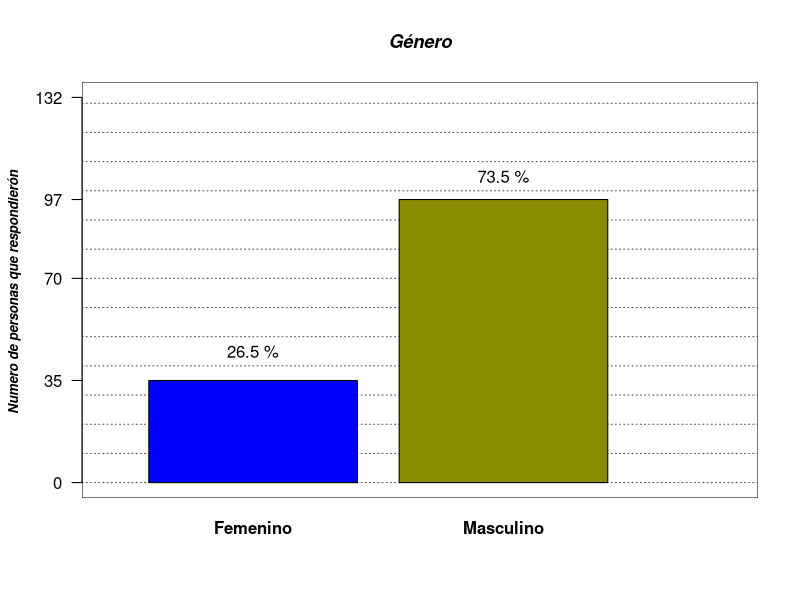
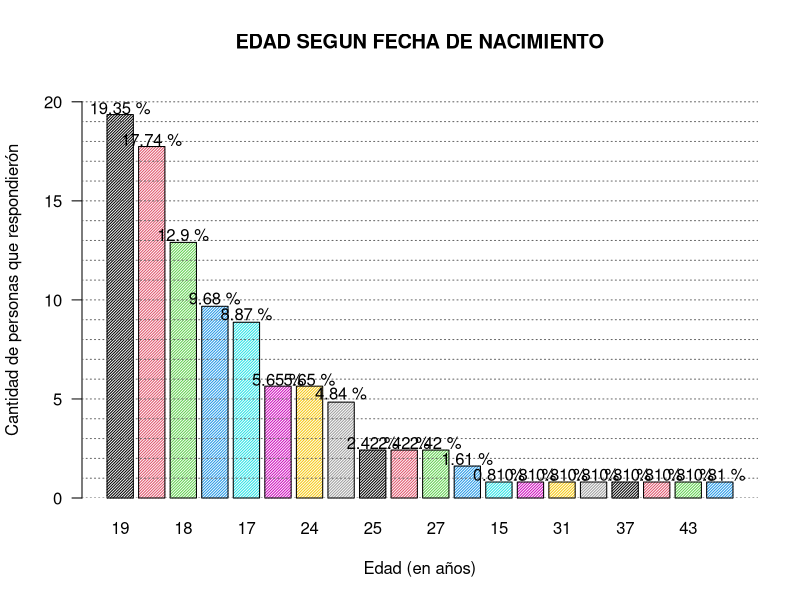
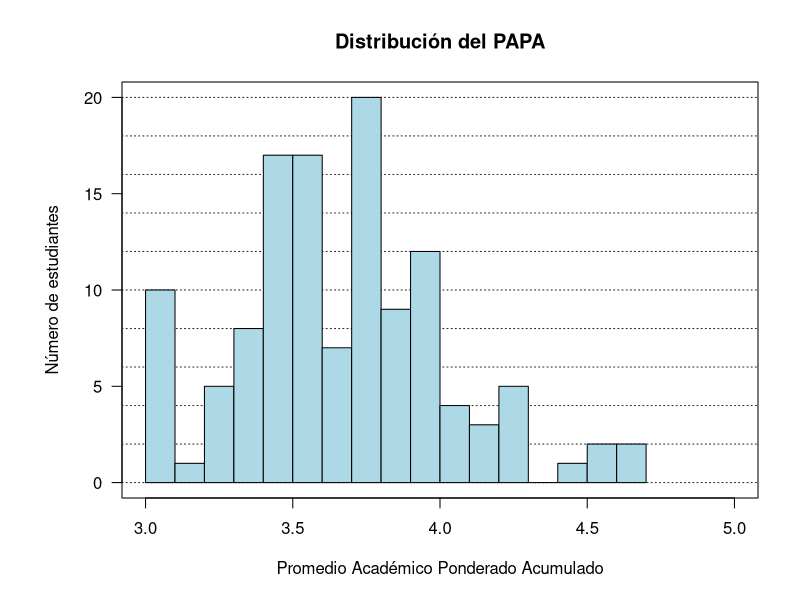
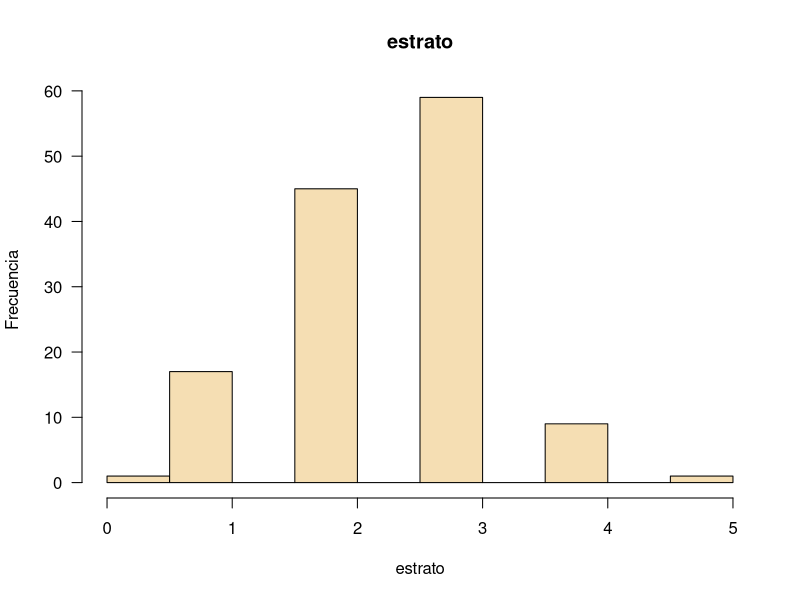
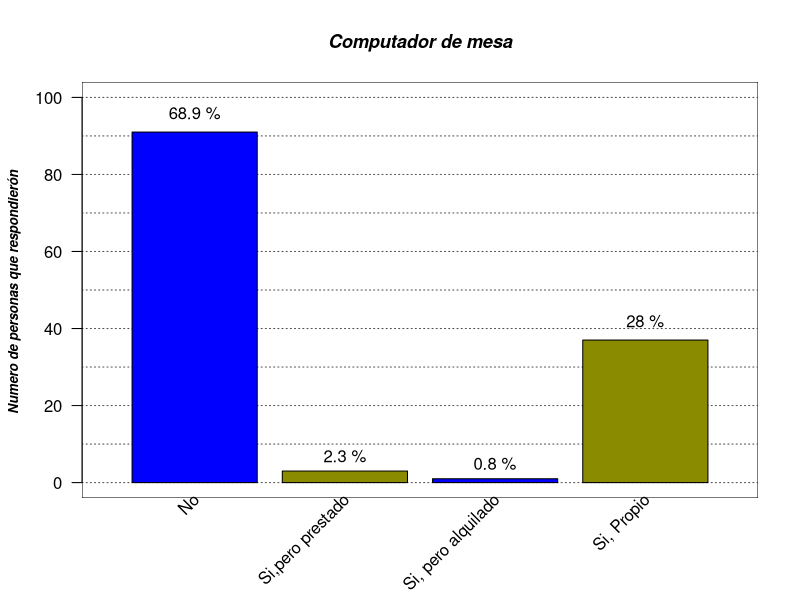
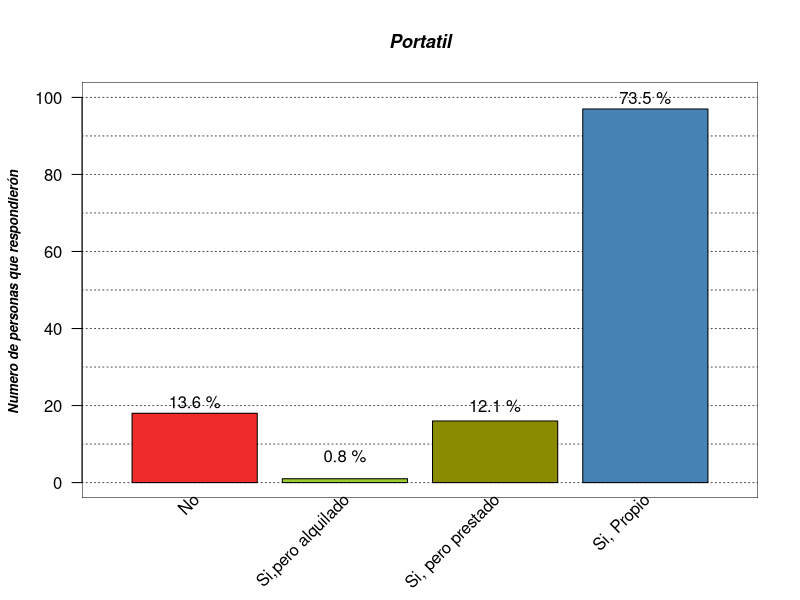
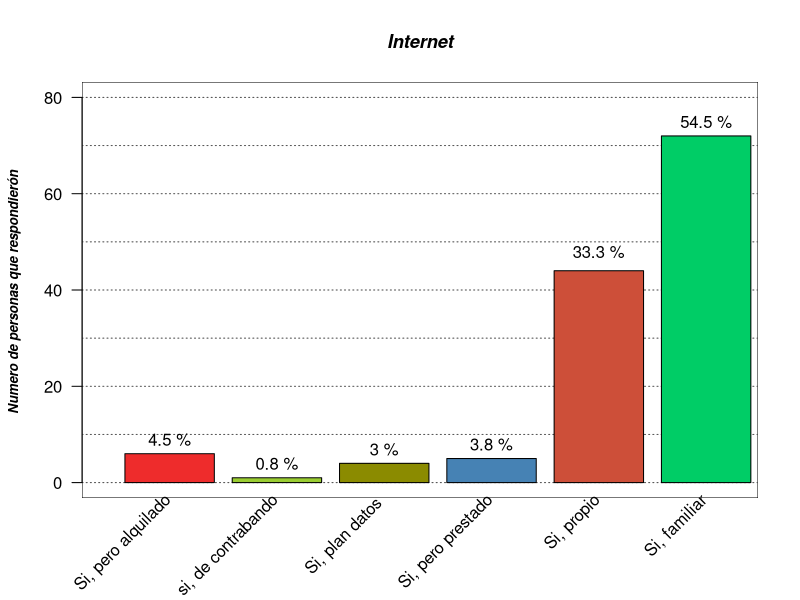
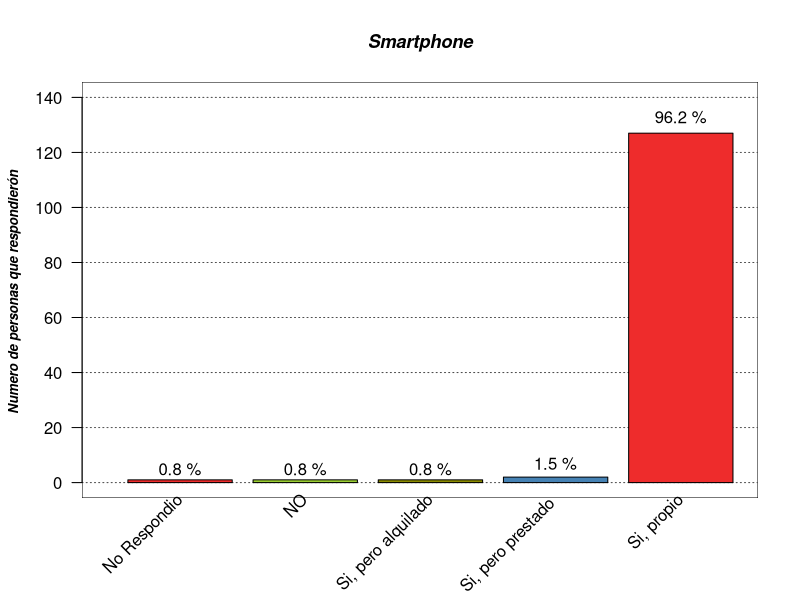

R code for these plots, in order: (Note: this script raises an error after producing the figures.)
## ---- chunk 1
knitr::opts_chunk$set(echo = FALSE,
                      message = FALSE,
                      warning = FALSE)
## ---- chunk 2
library(knitr)
library(ggplot2)
encuesta <- read.csv2("Encuesta_habitos_dep.csv", 
                       encoding = "UTF-8",
                      header = TRUE,
                       dec = ".")
## ---- chunk 3
genero <- table(encuesta$genero)
kable(genero,col.names = c("Genero","Cantidad de Respuestas"))
## ---- chunk 4
parametros_anterior <- par(no.readonly = TRUE)
#grafica de variable genero

par(bg="white")
plot(seq(0,3, length.out = 132), seq(0,132, length.out = 132), type="n",
     main   = "Género",
     
     font.main = 4,
     font.lab  = 4,
     cex.main  = 1.1,
     cex.lab   = 0.8,
     cex.sub   = 0.8,
     axes      = FALSE,
     xlab      = " ",
     ylab      = "Numero de personas que respondierón ",
     
     )

rect(par("usr")[1],par("usr")[3],par("usr")[2],par("usr")[4],col="white")

abline(h   = seq(0,132,10), 
       col = rep("grey30",17), 
       lty = 3,
       
       )

#mostramos con barplot la tabla1
grafica_genero <- barplot(genero,
                col       = c("blue", "yellow4"),
                font.axis = 2,
                axes      = FALSE,
                add       = TRUE
                )
axis(2, at = c(0,35,70,97,132),las = 1)

text(grafica_genero,
     c(45,105),
     labels = paste(round((genero/sum(genero)*100),1),"%")
     )

par(parametros_anterior)
## ---- chunk 5
kable(table(encuesta$edad),col.names = c("Edad","Número de Respuestas"))
## ---- chunk 6
a1 <-table(encuesta$edad)
## ---- chunk 7
b1 <-a1/sum(a1) * 100
## ---- chunk 8
parametros_anterior <- par(no.readonly = TRUE)
colores <-c("#0c67da")
b1<- b1[order(b1, decreasing=TRUE)]
ht <- barplot(b1, 
        las = 1, 
        space = 0.2,
        main = "EDAD SEGUN FECHA DE NACIMIENTO",
        density = 50,
        ylab = "Cantidad de personas que respondierón",
        xlab = "Edad (en años)",
        ylim = c(0,21),
         col = 1:dim(b1))
abline(h = seq(0, 20,1 ), col= rep("grey40",8), lty = 3)
text(ht, c (19.70, 18.1, 13.3, 10.1, 9.3,6,6,5.3,2.8,2.8,2.8,2,1.2,1.2,1.2,1.2,1.2,1.2,1.2,1.2) , labels = paste(round(b1,2),"%"))

par(parametros_anterior)

## ---- chunk 9
kable(table(encuesta$PAPA),col.names = c("PAPA","Frecuencia"))
## ---- chunk 10
param_ant <- par(no.readonly = TRUE)
par(mar = param_ant$mar + c(0, 2, 0, 0))
plot(c(3, 5), c(0, 20), type = "n", xlab = "", ylab = "",
     las = 1)
title(main = "Distribución del PAPA",
     xlab = "Promedio Académico Ponderado Acumulado",
     ylab = "Número de estudiantes")
abline(h = seq(0, 20, 2), col = "gray15", lty = 9)
hist(encuesta$PAPA, nclass = 20,
     col = "lightblue",
     add = TRUE)
par(param_ant)
## ---- chunk 11
papa <- as.numeric(encuesta$PAPA_depurado)
tabla_papa <- sort(table(papa), decreasing = TRUE)
j <- cbind(papa)
k <- summary(papa)
k

## ---- chunk 12
estrato_tabla <- table(encuesta$estrato_depurado)
kable(estrato_tabla,col.names = c("Estrato","Respuestas"))
## ---- chunk 13
estrato <- as.numeric(encuesta$estrato_depurado)
tabla_estrato <- sort(table(estrato), decreasing = TRUE)
parametros_anterior <- par(no.readonly = TRUE)



par(bg = "white")

hist(estrato, main = "estrato",
     xlab = "estrato", ylab = "Frecuencia",
     border = "black",
     col = "wheat",
     las =1,
     xlim = c(0,5))

par(parametros_anterior)

## ---- chunk 14
j <- cbind(estrato)
k <- summary(estrato)
k
## ---- chunk 15
computador_Mesa <- table(encuesta$computador_mesa)
kable(computador_Mesa,col.names = c("Repuesta","Cantidad de Respuestas"))
## ---- chunk 16
parametros_anterior <- par(no.readonly = TRUE)

par(bg="white")

plot(seq(0,10, length.out = 60), seq(0,6, length.out = 60), type="n",
     main   = "Computador de mesa",
     
     font.main = 4,
     font.lab  = 4,
     cex.main  = 1.1,
     cex.lab   = 0.8,
     cex.sub   = 0.8,
     axes      = FALSE,
     xlab      = " ",
     ylab      = "Numero de personas que respondierón ",
     xlim = c(0,5),
     ylim = c(0,100)
     )

rect(par("usr")[1],par("usr")[3],par("usr")[2],par("usr")[4],col="white")

abline(h   = seq(0,100,10), 
       col = rep("grey30",17), 
       lty = 3,
       
       )

Barras_computador <- barplot(computador_Mesa,
                col       = c("blue", "yellow4"),
                font.axis = 2,
                axes      = FALSE,
                add       = TRUE,
                xlim = c(0,5),
                names.arg = ""
                )
axis(2, at = c(),las = 1)

text(Barras_computador,
     c(96,7,5,42),
     labels = paste(round((computador_Mesa/sum(computador_Mesa)*100),1),"%")
     )

text(Barras_computador+0.1,
     par("usr")[3],0.4,
     labels = c("No","Si,pero prestado","Si, pero alquilado","Si, Propio"),
     srt = 45,
     pos = 2,
     xpd = TRUE)

par(parametros_anterior)
## ---- chunk 17
Portatil <- table(encuesta$portatil)
## ---- chunk 18
kable(Portatil,col.names = c("Respuesta","Cantidad de respuestas"))
## ---- chunk 19
parametros_anterior <- par(no.readonly = TRUE)
#Grafica variable portatil

par(bg = "white")
plot(seq(0,10, length.out = 60), seq(0,6, length.out = 60), type="n",
     main   = "Portatil",
     
     font.main = 4,
     font.lab  = 4,
     cex.main  = 1.1,
     cex.lab   = 0.8,
     cex.sub   = 0.8,
     axes      = FALSE,
     xlab      = " ",
     ylab      = "Numero de personas que respondierón ",
     xlim = c(0,5),
     ylim = c(0,100)
     )

rect(par("usr")[1],par("usr")[3],par("usr")[2],par("usr")[4],col="white")

abline(h   = seq(0,100,10), 
       col = rep("grey30",17), 
       lty = 3,
       
       )


Barras_Portatil <- barplot(Portatil,
                           col       = c("firebrick2", "olivedrab3", "yellow4", "steelblue"),
                font.axis = 2,
                axes      = FALSE,
                add       = TRUE,
                xlim = c(0,5),
                names.arg = ""
                )
axis(2, at = c(),las = 1)

text(Barras_Portatil,
     c(21,7,20,100),
     labels = paste(round((Portatil/sum(Portatil)*100),1),"%")
     )

text(Barras_Portatil+0.1,
     par("usr")[3],0.4,
     labels = c("No","Si,pero alquilado","Si, pero prestado","Si, Propio"),
     srt = 45,
     pos = 2,
     xpd = TRUE)

par(parametros_anterior)

## ---- chunk 20
internet <- table(encuesta$internet)
## ---- chunk 21
kable(internet,col.names = c("Respuestas","Cantidad de respuestas"))
## ---- chunk 22
parametros_anterior <- par(no.readonly = TRUE)
#Grafica variable internet

par(bg = "white")
plot(seq(0,10, length.out = 60), seq(0,6, length.out = 60), type="n",
     main   = "Internet",
     
     font.main = 4,
     font.lab  = 4,
     cex.main  = 1.1,
     cex.lab   = 0.8,
     cex.sub   = 0.8,
     axes      = FALSE,
     xlab      = " ",
     ylab      = "Numero de personas que respondierón ",
     xlim = c(0,7),
     ylim = c(0,80)
     )

rect(par("usr")[1],par("usr")[3],par("usr")[2],par("usr")[4],col="white")

abline(h   = seq(0,100,10), 
       col = rep("grey30",17), 
       lty = 3,
       
       )


Barras_internet <- barplot(internet,
                           col       = c("firebrick2", "olivedrab3", "yellow4", "steelblue", "tomato3", "springgreen3"),
                font.axis = 2,
                axes      = FALSE,
                add       = TRUE,
                xlim = c(0,5),
                names.arg = ""
                )
axis(2, at = c(),las = 1)

text(Barras_internet,
     c(9, 4, 7, 8, 48, 75),
     labels = paste(round((internet/sum(internet)*100),1),"%")
     )

text(Barras_internet+0.1,
     par("usr")[3],0.4,
     labels = c("Si, pero alquilado", "si, de contrabando","Si, plan datos ","Si, pero prestado", "Si, propio", "Si, familiar"),
     srt = 45,
     pos = 2,
     xpd = TRUE)

par(parametros_anterior)

## ---- chunk 23
Smartphone <- table(encuesta$smartphone)
## ---- chunk 24
kable(Smartphone,col.names = c("Repsuesta","cantidad de respuestas"))
## ---- chunk 25
parametros_anterior <- par(no.readonly = TRUE)
#Grafica variable Smartphone

par(bg = "white")
plot(seq(0,10, length.out = 60), seq(0,6, length.out = 60), type="n",
     main   = "Smartphone",
     
     font.main = 4,
     font.lab  = 4,
     cex.main  = 1.1,
     cex.lab   = 0.8,
     cex.sub   = 0.8,
     axes      = FALSE,
     xlab      = " ",
     ylab      = "Numero de personas que respondierón ",
     xlim = c(0,6),
     ylim = c(0,140)
     )

rect(par("usr")[1],par("usr")[3],par("usr")[2],par("usr")[4],col="white")

abline(h   = seq(0,140,20), 
       col = rep("grey30",17), 
       lty = 3,
       
       )


Barras_smartphone <- barplot(Smartphone,
                           col       = c("firebrick2", "olivedrab3", "yellow4", "steelblue"),
                font.axis = 2,
                axes      = FALSE,
                add       = TRUE,
                xlim = c(0,5),
                names.arg = ""
                )
axis(2, at = c(),las = 1)

text(Barras_smartphone,
     c(5, 5, 5, 7, 133),
     labels = paste(round((Smartphone/sum(Smartphone)*100),1),"%")
     )

text(Barras_smartphone+0.1,
     par("usr")[3],0.4,
     labels = c("No Respondio", "NO", "Si, pero alquilado", "Si, pero prestado ","Si, propio"),
     srt = 45,
     pos = 2,
     xpd = TRUE)
par(parametros_anterior)

## ---- chunk 26
Estado_gov <- table(encuesta$estad_gov)
## ---- chunk 27
kable(Estado_gov,col.names = c("Respuesta","Número de Respuestas"))
## ---- chunk 28
parametros_anterior <- par(no.readonly = TRUE)
#Grafica variable Estado gov

par(bg = "white")
plot(seq(0,10, length.out = 60), seq(0,6, length.out = 60), type="n",
     main   = "Estado Gov",
     
     font.main = 4,
     font.lab  = 4,
     cex.main  = 1.1,
     cex.lab   = 0.8,
     cex.sub   = 0.8,
     axes      = FALSE,
     xlab      = " ",
     ylab      = "Numero de personas que respondierón ",
     xlim = c(0,4),
     ylim = c(0,100)
     )

rect(par("usr")[1],par("usr")[3],par("usr")[2],par("usr")[4],col="white")

abline(h   = seq(0,100,10), 
       col = rep("grey30",17), 
       lty = 3,
       
       )

Barras_Estado <- barplot(Estado_gov,
                           col = c("olivedrab3", "yellow4"),
                font.axis = 2,
                axes      = FALSE,
                add       = TRUE,
                xlim = c(0,5),
                names.arg = ""
                )
axis(2, at = c(),las = 1)

text(Barras_Estado,
     c(5, 5),
     labels = paste(round((Estado_gov/sum(Estado_gov)*100),1),"%")
     )

text(Barras_Estado+0.1,
     par("usr")[3],0.4,
     labels = c("No", "No respindio", "si"),
     srt = 45,
     pos = 2,
     xpd = TRUE)

par(parametros_anterior)

## ---- chunk 29
Origen_depurado <- with(encuesta, c(Origen1, Origen2, Origen3))
origen <- sort(table(Origen_depurado), decreasing = TRUE)
## ---- chunk 30
kable(origen,col.names = c("Origen","Respuestas"))
## ---- chunk 31
#Grafica variable Origen covid 19

parametros_anterior <- par(no.readonly = TRUE)

par(bg = "white")
plot(seq(0,10, length.out = 60), seq(0,6, length.out = 60), type="n",
     main   = "Origen covid 19",
     
     font.main = 4,
     font.lab  = 4,
     cex.main  = 1.1,
     cex.lab   = 0.8,
     cex.sub   = 0.8,
     axes      = FALSE,
     xlab      = " ",
     ylab      = "Numero de personas que respondierón ",
     xlim = c(0,6),
     ylim = c(0,80)
     )

rect(par("usr")[1],par("usr")[3],par("usr")[2],par("usr")[4],col="white")

abline(h   = seq(0,80,10), 
       col = rep("grey30",17), 
       lty = 3
       )

Barras_origen <- barplot(origen,
                           col = c("turquoise2", "violet", "lawngreen", "lightpink1", "orange"),
                font.axis = 2,
                axes      = FALSE,
                add       = TRUE,
                xlim = c(0,5),
                names.arg = ""
                )
axis(2, at = c(),las = 1)

text(Barras_origen,
     c(77, 50, 18, 11, 6),
     labels = paste(round((origen/sum(origen)*100),1),"%")
     )

text(Barras_origen+0.1,
     par("usr")[3],0.4,
     labels = "",
     srt = 45,
     pos = 2,
     xpd = TRUE)

legend(Barras_origen[2, 1] +1 , 80, legend = c("Fue un resultado de pasar el virus 
de animales a los humanos ",
" Fue fabricado en un laboratorio ", 
"No respondio",
"Es una conspiración",
"No es real, es un pretexto de
los gobiernos del mundo"),
       col = c("turquoise2", "violet", "lawngreen", "lightpink1", "orange"),
       pch = 17)

par(parametros_anterior)
## ---- chunk 32
combinar<- with(encuesta, c(habito_1,habito_2,habito_3,habito_4
                          ,habito_5,habito_6,habito_7,habito_8,habito_9
                          ,habito_10,habito_11,habito_12,habito_13,habito_14
                          ,habito_15,habito_16,habito_17))

tabla <- sort(table(combinar))
kable(tabla,col.names = c("Habito","Número de respuestas"))

## ---- chunk 33

par(mar=c(4,23.9,1,1))
graficaber <-barplot(tabla, las = 2, cex.names = 0.7,cex.axis = 1,horiz = TRUE,xlim = c(0,130),
                     col = c("cyan","darkred","blue","yellow","violet","tomato"))

text(c(25,34,35,44,50,55,55,60,60,68,68,70,78,80,85,85,91,93,105,108,113)+1,graficaber,
     labels = paste(round(tabla/sum(tabla)*100,2),"%")
     )


## ---- chunk 34
tabla9<- sort(table(encuesta$aleatorio))
kable(tabla9,col.names = c("Valor Aleatorio","Frecuencia"))
## ---- chunk 35
grafica9<-barplot(tabla9,las=2,col = c("cyan","darkred","blue","yellow","violet","tomato"),ylim = c(0,40))

text(grafica9,
     c(3,8,10,10,11,12,12,15,16,21,36),
     labels = paste(round((tabla9/sum(tabla9)*100),1),"%")
     )
## ---- chunk 36
ggplot(encuesta, aes(genero,PAPA,col = genero)) +
  geom_point(size = 2) +
  geom_smooth(se = FALSE)
## ---- chunk 37
ggplot(encuesta ,aes(x=edad,y=PAPA,col=PAPA))+
  geom_point(size = 2)+theme(axis.text.x = element_text(angle = 90, hjust = 1))

## ---- chunk 38
ggplot(encuesta, aes(PAPA, Carrera_depurada,col = Carrera_depurada)) +
  geom_point(size = 2) +
  geom_smooth(se = FALSE)
## ---- chunk 39
ggplot(encuesta, aes(PAPA, estrato,col = PAPA)) +
  geom_point(size = 2) +
  geom_smooth(se = FALSE)
## ---- chunk 40
Computador_mesa1 <- tapply(encuesta$PAPA_depurado, encuesta$computador_mesa, mean, na.rm = TRUE)
## ---- chunk 41
parametros_anterior <- par(no.readonly = TRUE)

par(mar = parametros_anterior$mar + c(16, 10, 0, 0),
    las = 2,
    xaxt = "n",
    yaxt = "n")

with(encuesta, boxplot(PAPA_depurado ~ computador_mesa,
                       xlab = "",
                       notch = TRUE,
                       varwidth = TRUE,
                       col = c("red", "green", "yellow", "orange")))
     

title(main = "PAPA con computador de mesa ")

text(1:length(Computador_mesa1),
     par("usr")[3] - 0.2,
     labels = names(Computador_mesa1),
     srt = 45,
     pos = 2,
     xpd = TRUE)

text(par("usr")[1] - 0.4,
     seq(3, max(encuesta$PAPA_depurado, na.rm = TRUE), 
         0.2),
     labels = formatC(seq(3, max(encuesta$PAPA_depurado, na.rm = TRUE), 0.2),
                      digits = 1,
                      width = 3,
                      format = "f",
                      flag = "0"),
     xpd = TRUE)

axis(side = 2, 
     at = seq(3, max(encuesta$PAPA_depurado, na.rm = TRUE), 0.2))

mtext("computador de mesa", 
      las = 1, 
      side = 1, line = 8)
abline(h = mean(encuesta$PAPA_depurado, na.rm = TRUE),
       col = "blue")

par(parametros_anterior)
## ---- chunk 42
portatil1 <- tapply(encuesta$PAPA_depurado, encuesta$portatil, mean, na.rm = TRUE)
## ---- chunk 43
parametros_anterior <- par(no.readonly = TRUE)

par(mar = parametros_anterior$mar + c(16, 10, 0, 0),
    las = 2,
    xaxt = "n",
    yaxt = "n")

with(encuesta, boxplot(PAPA_depurado ~ portatil,
                       xlab = "",
                       notch = TRUE,
                       varwidth = TRUE,
                       col = c("red", "green", "yellow", "orange")))
     

title(main = "PAPA con la variable Portatil")

text(1:length(portatil1),
     par("usr")[3] - 0.2,
     labels = names(portatil1),
     srt = 45,
     pos = 2,
     xpd = TRUE)

text(par("usr")[1] - 0.4,
     seq(3, max(encuesta$PAPA_depurado, na.rm = TRUE), 
         0.2),
     labels = formatC(seq(3, max(encuesta$PAPA_depurado, na.rm = TRUE), 0.2),
                      digits = 1,
                      width = 3,
                      format = "f",
                      flag = "0"),
     xpd = TRUE)

axis(side = 2, 
     at = seq(3, max(encuesta$PAPA_depurado, na.rm = TRUE), 0.2))

mtext("portatil", 
      las = 1, 
      side = 1, line = 8)
abline(h = mean(encuesta$PAPA_depurado, na.rm = TRUE),
       col = "blue")

par(parametros_anterior)
## ---- chunk 44
Internet1 <- tapply(encuesta$PAPA_depurado, encuesta$internet, mean, na.rm = TRUE)
## ---- chunk 45
parametros_anterior <- par(no.readonly = TRUE)

par(mar = parametros_anterior$mar + c(16, 10, 0, 0),
    las = 2,
    xaxt = "n",
    yaxt = "n")

with(encuesta, boxplot(PAPA_depurado ~ internet,
                       xlab = "",
                       notch = TRUE,
                       varwidth = TRUE,
                       col = c("red", "green", "yellow", "orange")))
     

title(main = "PAPA con la variable internet")

text(1:length(Internet1),
     par("usr")[3] - 0.2,
     labels = names(Internet1),
     srt = 45,
     pos = 2,
     xpd = TRUE)

text(par("usr")[1] - 0.4,
     seq(3, max(encuesta$PAPA_depurado, na.rm = TRUE), 
         0.2),
     labels = formatC(seq(3, max(encuesta$PAPA_depurado, na.rm = TRUE), 0.2),
                      digits = 1,
                      width = 3,
                      format = "f",
                      flag = "0"),
     xpd = TRUE)

axis(side = 2, 
     at = seq(3, max(encuesta$PAPA_depurado, na.rm = TRUE), 0.2))

mtext("INTERNET", 
      las = 1, 
      side = 1, line = 8)
abline(h = mean(encuesta$PAPA_depurado, na.rm = TRUE),
       col = "blue")

par(parametros_anterior)
## ---- chunk 46
smartphone1 <- tapply(encuesta$PAPA_depurado, encuesta$smartphone, mean, na.rm = TRUE)
## ---- chunk 47
parametros_anterior <- par(no.readonly = TRUE)

par(mar = parametros_anterior$mar + c(16, 10, 0, 0),
    las = 2,
    xaxt = "n",
    yaxt = "n")

with(encuesta, boxplot(PAPA_depurado ~ smartphone,
                       xlab = "",
                       notch = TRUE,
                       varwidth = TRUE,
                       col = c("red", "green", "yellow", "orange")))
     

title(main = "PAPA la variable smartphone ")

text(1:length(smartphone1),
     par("usr")[3] - 0.2,
     labels = names(smartphone1),
     srt = 45,
     pos = 2,
     xpd = TRUE)

text(par("usr")[1] - 0.4,
     seq(3, max(encuesta$PAPA_depurado, na.rm = TRUE), 
         0.2),
     labels = formatC(seq(3, max(encuesta$PAPA_depurado, na.rm = TRUE), 0.2),
                      digits = 1,
                      width = 3,
                      format = "f",
                      flag = "0"),
     xpd = TRUE)

axis(side = 2, 
     at = seq(3, max(encuesta$PAPA_depurado, na.rm = TRUE), 0.2))

mtext("smartphone", 
      las = 1, 
      side = 1, line = 8)
abline(h = mean(encuesta$PAPA_depurado, na.rm = TRUE),
       col = "blue")

par(parametros_anterior)
